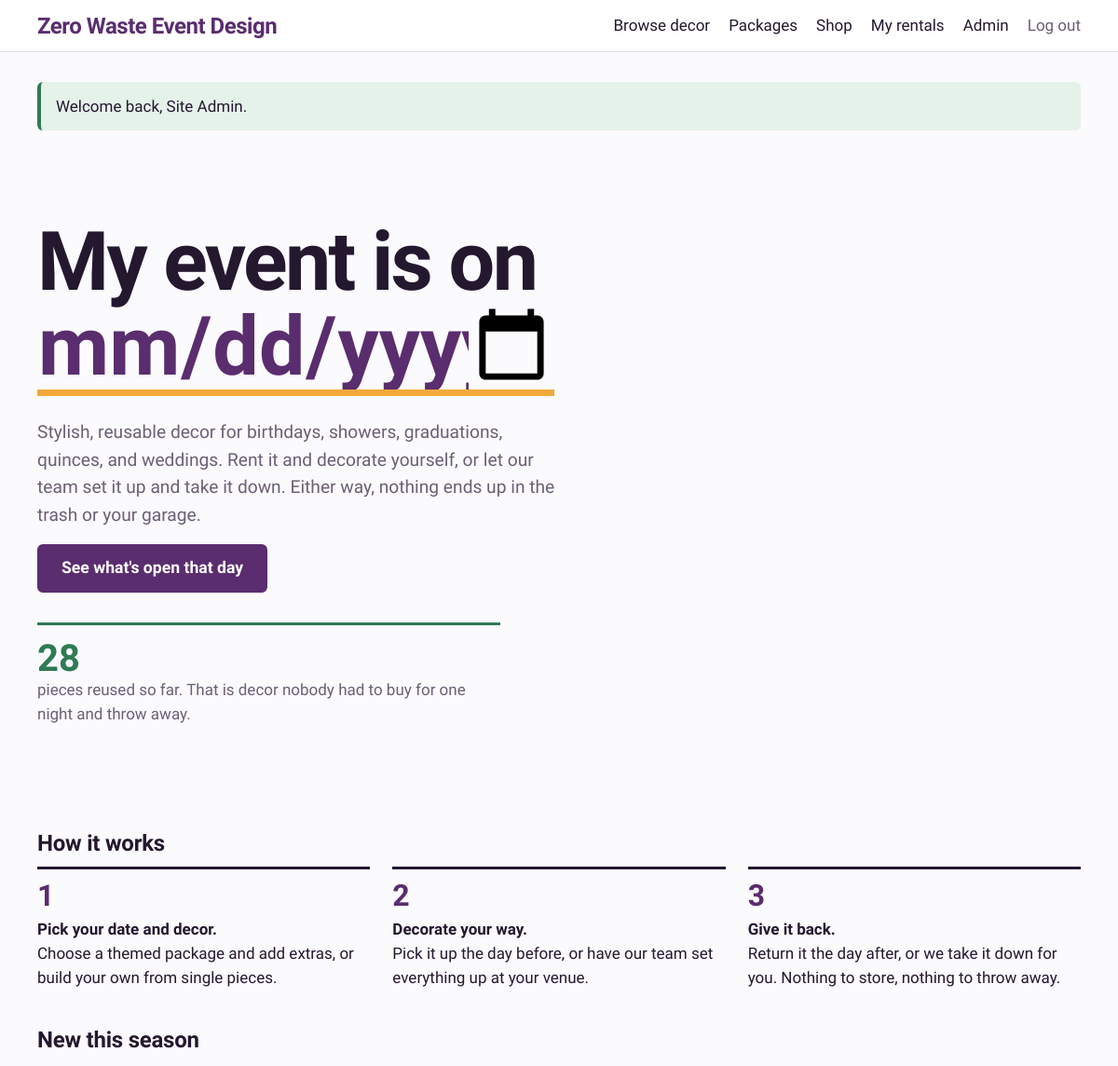
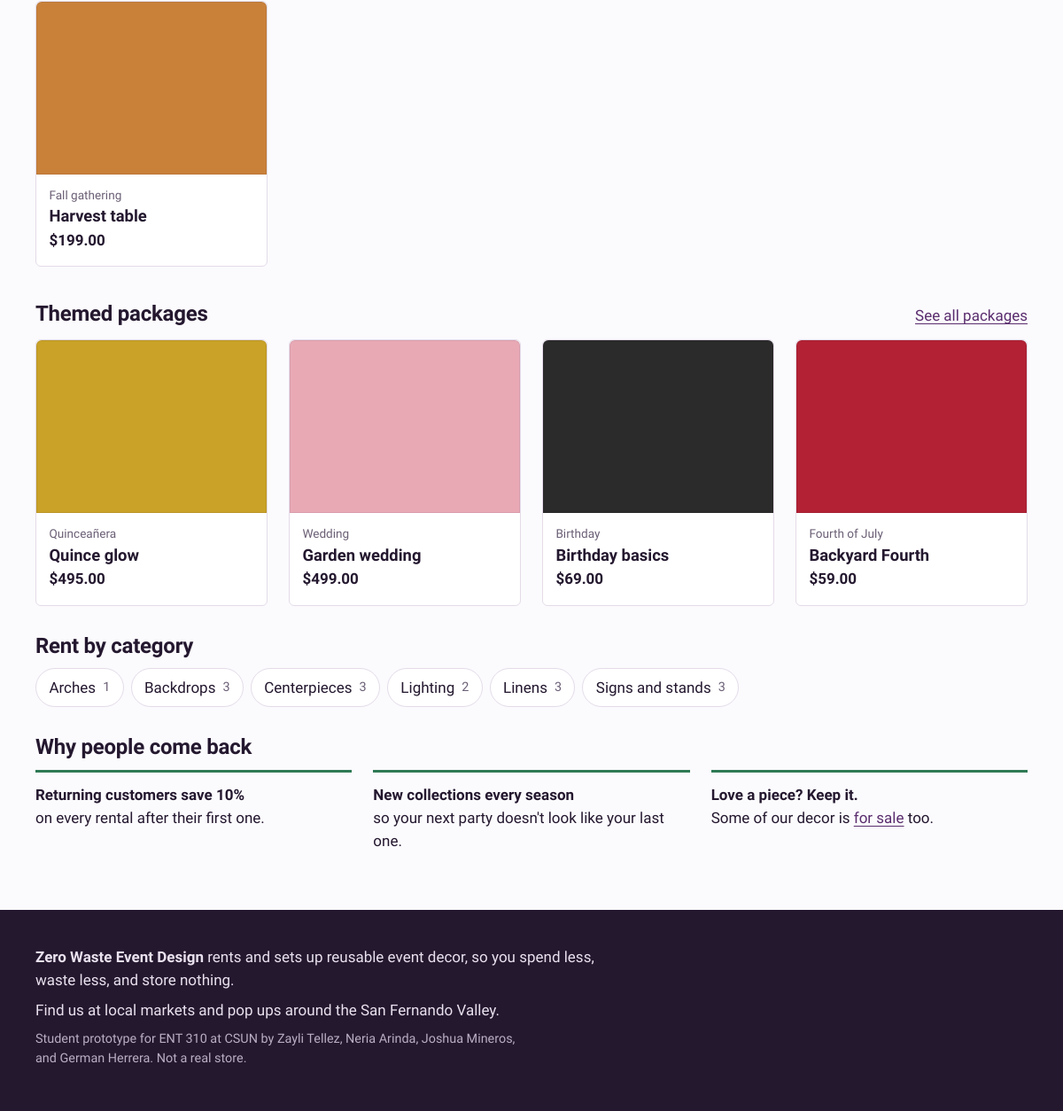
The page / (signed in) on the database its author committed (2 pictures, top to bottom).
### tables this page shows
CREATE TABLE packages (
  id          INT AUTO_INCREMENT PRIMARY KEY,
  name        VARCHAR(120) NOT NULL,
  event_type  VARCHAR(60)  NOT NULL,
  description TEXT NOT NULL,
  price       DECIMAL(8,2) NOT NULL,
  setup_fee   DECIMAL(8,2) NOT NULL DEFAULT 75.00,  
  season      VARCHAR(40) NULL,                     
  color_hex   CHAR(7) NOT NULL DEFAULT '#CCCCCC',
  is_active   TINYINT(1) NOT NULL DEFAULT 1
);

CREATE TABLE categories (
  id    INT AUTO_INCREMENT PRIMARY KEY,
  name  VARCHAR(60) NOT NULL,
  slug  VARCHAR(60) NOT NULL UNIQUE
);

### includes/bootstrap.php (called while the page is built, shortened)
<?php
function db(): PDO
{
    static $pdo = null;
    if ($pdo === null) {
        $dsn = 'mysql:host=' . DB_HOST . ';port=' . DB_PORT . ';dbname=' . DB_NAME . ';charset=utf8mb4';
        $pdo = new PDO($dsn, DB_USER, DB_PASS, [
            PDO::ATTR_ERRMODE            => PDO::ERRMODE_EXCEPTION,
            PDO::ATTR_DEFAULT_FETCH_MODE => PDO::FETCH_ASSOC,
            PDO::ATTR_EMULATE_PREPARES   => false,
        ]);
    }
    return $pdo;
}
function base_url(): string
{
    static $base = null;
    if ($base === null) {
        $script = $_SERVER['SCRIPT_NAME'] ?? '';
        $dir = str_replace('\\', '/', dirname($script));
        $base = rtrim($dir, '/');
    }
    return $base;
}
function url(string $path = ''): string
{
    return base_url() . '/' . ltrim($path, '/');
}
function e(?string $text): string
{
    return htmlspecialchars((string) $text, ENT_QUOTES, 'UTF-8');
}
function money($amount): string
{
    return '$' . number_format((float) $amount, 2);
}
require_once __DIR__ . '/availability.php';
    ob_start(); ?>

### includes/availability.php (called while the page is built, shortened)
<?php
function pieces_reused(?int $userId = null): int
{
    $sql = "SELECT COALESCE(SUM(ri.quantity), 0)
            FROM rental_items ri JOIN rentals r ON r.id = ri.rental_id
            WHERE r.status = 'returned'";
    $params = [];
    $stmt = db()->prepare($sql);
    $stmt->execute($params);
    return (int) $stmt->fetchColumn();
}

### public/index.php (the view, shortened to what this page needs)
<?php
require __DIR__ . '/../includes/bootstrap.php';
$seasonal = db()->query('SELECT * FROM packages WHERE is_active = 1 AND season IS NOT NULL ORDER BY id')->fetchAll();
$packages = db()->query('SELECT * FROM packages WHERE is_active = 1 AND season IS NULL ORDER BY id LIMIT 4')->fetchAll();
$categories = db()->query('SELECT c.*, COUNT(i.id) AS item_count
                           FROM categories c
                           LEFT JOIN items i ON i.category_id = c.id AND i.is_active = 1
                           GROUP BY c.id ORDER BY c.name')->fetchAll();
$reused = pieces_reused();
$minDate = date('Y-m-d', strtotime('+2 days'));
require __DIR__ . '/../includes/header.php';
function package_card(array $p): void
{ ?>
  <a class="chip-card" href="<?= e(url('package.php?id=' . $p['id'])) ?>">
    <span class="swatch" style="--swatch: <?= e($p['color_hex']) ?>"></span>
    <span class="chip-body">
      <span class="chip-kicker"><?= e($p['event_type']) ?></span>
      <span class="chip-title"><?= e($p['name']) ?></span>
      <span class="chip-price"><?= money($p['price']) ?></span>
    </span>
  </a>
<?php }
?>
<section class="hero">
  <form class="hero-form" method="get" action="<?= e(url('items.php')) ?>">
    <h1>
      <label for="hero-date">My event is on</label>
      <input id="hero-date" type="date" name="date" min="<?= e($minDate) ?>" required>
    </h1>
    <p class="hero-sub">Stylish, reusable decor for birthdays, showers, graduations, quinces, and weddings. Rent it and decorate yourself, or let our team set it up and take it down. Either way, nothing ends up in the trash or your garage.</p>
    <button type="submit" class="btn btn-big">See what's open that day</button>
  </form>
  <?php if ($reused > 0): ?>
    <p class="reuse-count"><strong><?= number_format($reused) ?></strong> pieces reused so far. That is decor nobody had to buy for one night and throw away.</p>
  <?php endif; ?>
</section>
<section class="steps" aria-labelledby="how">
  <h2 id="how">How it works</h2>
  <ol class="step-list">
    <li><strong>Pick your date and decor.</strong> Choose a themed package and add extras, or build your own from single pieces.</li>
    <li><strong>Decorate your way.</strong> Pick it up the day before, or have our team set everything up at your venue.</li>
    <li><strong>Give it back.</strong> Return it the day after, or we take it down for you. Nothing to store, nothing to throw away.</li>
  </ol>
</section>
<?php if ($seasonal): ?>
<section aria-labelledby="season">
  <div class="section-head">
    <h2 id="season">New this season</h2>
  </div>
  <div class="grid">
    <?php foreach ($seasonal as $p) { package_card($p); } ?>
  </div>
</section>
<?php endif; ?>
<section aria-labelledby="pk">
  <div class="section-head">
    <h2 id="pk">Themed packages</h2>
    <a href="<?= e(url('packages.php')) ?>">See all packages</a>
  </div>
  <div class="grid">
    <?php foreach ($packages as $p) { package_card($p); } ?>
  </div>
</section>
<section aria-labelledby="cat">
  <h2 id="cat">Rent by category</h2>
  <ul class="category-list">
    <?php foreach ($categories as $c): ?>
      <li><a href="<?= e(url('items.php?category=' . urlencode($c['slug']))) ?>"><?= e($c['name']) ?> <span><?= (int) $c['item_count'] ?></span></a></li>
    <?php endforeach; ?>
  </ul>
</section>
<section class="perks" aria-labelledby="why">
  <h2 id="why">Why people come back</h2>
  <ul class="perk-list">
    <li><strong>Returning customers save <?= (int) LOYALTY_PERCENT ?>%</strong> on every rental after their first one.</li>
    <li><strong>New collections every season</strong> so your next party doesn't look like your last one.</li>
    <li><strong>Love a piece? Keep it.</strong> Some of our decor is <a href="<?= e(url('shop.php')) ?>">for sale</a> too.</li>
  </ul>
</section>
<?php require __DIR__ . '/../includes/footer.php'; ?>

### public/assets/style.css (style rules this page uses)
:root { --paper: #FBFAFD; --white: #FFFFFF; --ink: #24182F; --muted: #6B5F75; --plum: #5A2D6E; --plum-soft: #F1EAF5; --marigold: #F2A93B; --sage: #2F7A55; --sage-soft: #E5F2EA; --berry: #B3263E; --berry-soft: #FBE9EC; --line: #E4DCE9; --display: "Bricolage Grotesque", "Segoe UI", system-ui, sans-serif; --body: "Atkinson Hyperlegible", "Segoe UI", system-ui, sans-serif; --radius: 6px; --gap: clamp(1rem, 3vw, 1.5rem); }
*, *::before, *::after { box-sizing: border-box; }
html { -webkit-text-size-adjust: 100%; }
body { margin: 0; background: var(--paper); color: var(--ink); font: 400 1.0625rem/1.55 var(--body); }
a { color: var(--plum); text-underline-offset: 0.18em; }
h1, h2, h3 { font-family: var(--display); line-height: 1.1; letter-spacing: -0.01em; margin: 0 0 0.5em; }
h1 { font-size: clamp(2rem, 4vw, 2.75rem); font-weight: 800; }
h2 { font-size: 1.5rem; font-weight: 700; margin-top: 2rem; }
p { margin: 0 0 1rem; max-width: 68ch; }
.btn { display: inline-block; background: var(--plum); color: var(--white); border: 2px solid var(--plum); border-radius: var(--radius); padding: 0.6rem 1.1rem; font: 700 1rem/1.2 var(--body); text-decoration: none; cursor: pointer; }
.btn-big { padding: 0.85rem 1.5rem; font-size: 1.1rem; }
.hero { padding: clamp(2rem, 8vw, 5rem) 0 clamp(2rem, 6vw, 4rem); }
.hero h1 { font-size: clamp(2.5rem, 8vw, 5.5rem); line-height: 1.02; letter-spacing: -0.03em; margin-bottom: 1.5rem; }
.hero h1 label { display: block; }
.hero h1 input[type="date"] { font: inherit; color: var(--plum); border: 0; border-bottom: 0.08em solid var(--marigold); background: transparent; padding: 0; width: 100%; max-width: 11ch; border-radius: 0; }
.hero-sub { font-size: 1.2rem; color: var(--muted); max-width: 52ch; }
.step-list { list-style: none; counter-reset: step; padding: 0; margin: 0; display: grid; gap: var(--gap); grid-template-columns: repeat(auto-fit, minmax(240px, 1fr)); }
.step-list li { counter-increment: step; border-top: 3px solid var(--ink); padding-top: 0.75rem; }
.step-list li::before { content: counter(step); display: block; font: 800 2rem/1 var(--display); color: var(--plum); margin-bottom: 0.4rem; }
.step-list strong { display: block; }
.section-head { display: flex; align-items: baseline; justify-content: space-between; gap: 1rem; flex-wrap: wrap; margin-top: 2.5rem; }
.section-head h1, .section-head h2 { margin: 0 0 1rem; }
.swatch { position: relative; display: block; aspect-ratio: 4 / 3; background: var(--swatch, #ccc); border-radius: var(--radius) var(--radius) 0 0; box-shadow: inset 0 0 0 1px rgba(36, 24, 47, 0.08); object-fit: cover; width: 100%; }
.grid { display: grid; gap: var(--gap); grid-template-columns: repeat(auto-fill, minmax(220px, 1fr)); }
.chip-card { display: flex; flex-direction: column; background: var(--white); border: 1px solid var(--line); border-radius: var(--radius); text-decoration: none; color: var(--ink); }
.chip-body { display: flex; flex-direction: column; gap: 0.15rem; padding: 0.8rem 0.9rem 1rem; }
.chip-kicker { font-size: 0.85rem; color: var(--muted); }
.chip-title { font: 700 1.15rem/1.2 var(--display); }
.chip-price { font-weight: 700; }
input, select, textarea { font: inherit; color: var(--ink); padding: 0.55rem 0.7rem; border: 1px solid #CFC4D6; border-radius: var(--radius); background: var(--white); max-width: 100%; }
.category-list { list-style: none; padding: 0; margin: 0; display: flex; flex-wrap: wrap; gap: 0.5rem; }
.category-list a { display: inline-flex; gap: 0.5rem; align-items: center; padding: 0.5rem 0.9rem; border: 1px solid var(--line); border-radius: 999px; background: var(--white); text-decoration: none; color: var(--ink); }
.category-list span { color: var(--muted); font-size: 0.9rem; }
.reuse-count { margin-top: 2rem; padding-top: 1rem; border-top: 3px solid var(--sage); color: var(--muted); max-width: 52ch; }
.reuse-count strong { display: block; font: 800 2.5rem/1 var(--display); color: var(--sage); }
.perk-list { list-style: none; padding: 0; margin: 0; display: grid; gap: var(--gap); grid-template-columns: repeat(auto-fit, minmax(240px, 1fr)); }
.perk-list li { border-top: 3px solid var(--sage); padding-top: 0.75rem; }
.perk-list strong { display: block; }

### rows shown on the page
packages: event_type "Fall gathering", name "Harvest table", price "$199.00"
packages: event_type "Quinceañera", name "Quince glow", price "$495.00"
packages: event_type "Wedding", name "Garden wedding", price "$499.00"
packages: event_type "Birthday", name "Birthday basics", price "$69.00"
packages: event_type "Fourth of July", name "Backyard Fourth", price "$59.00"
categories: name "Arches", item_count "1"
categories: name "Backdrops", item_count "3"
categories: name "Centerpieces", item_count "3"
categories: name "Lighting", item_count "2"
categories: name "Linens", item_count "3"
categories: name "Signs and stands", item_count "3"

### other values the page prints
SITE_NAME "Zero Waste Event Design"
$label "Browse decor Packages Shop My rentals Admin"
$f['message'] "Welcome back, Site Admin."
$reused "28"
LOYALTY_PERCENT "10"
